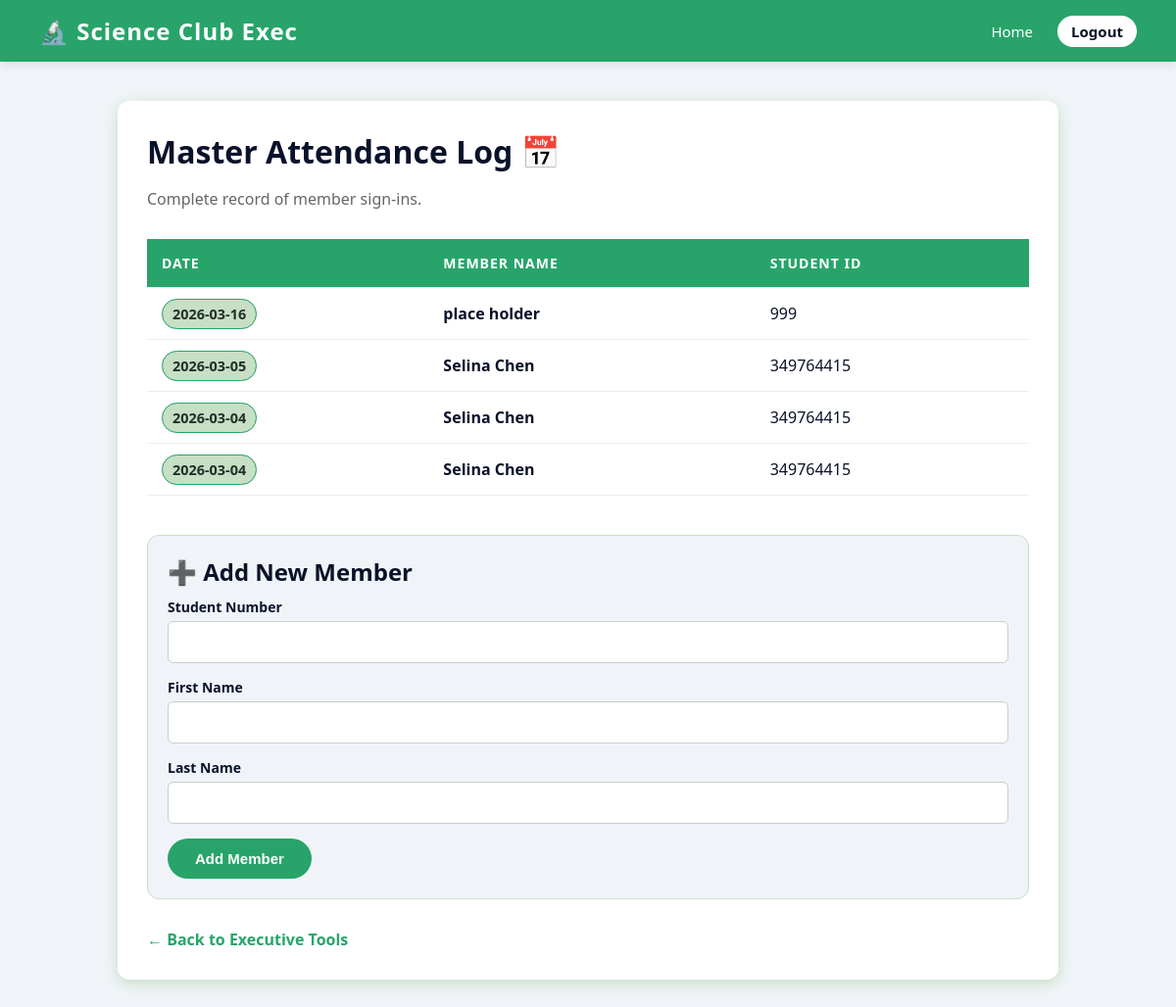
Page /attendance (signed in) on the earlier database version.
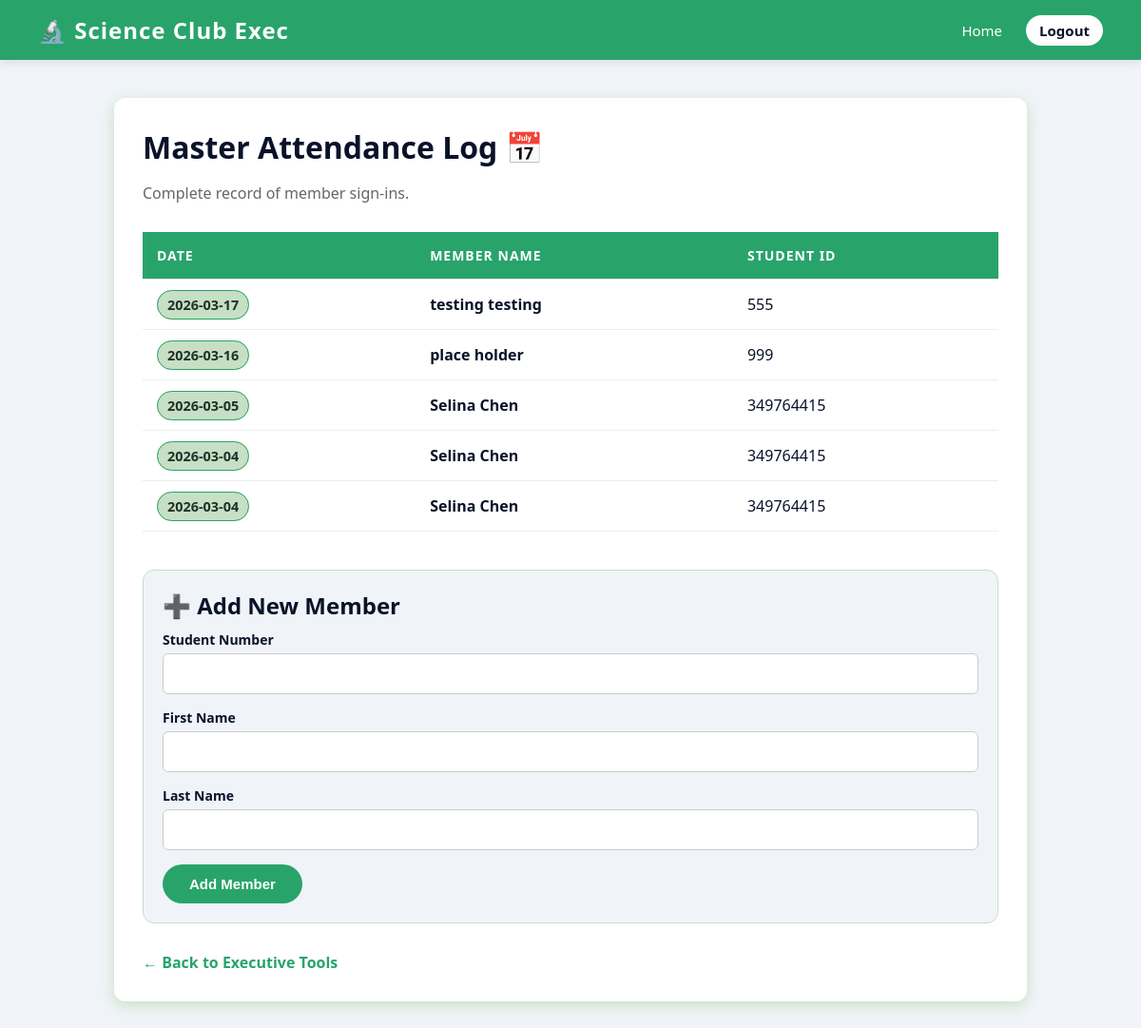
Same page on the later database version.
### tables this page shows
CREATE TABLE ATTENDANCE (
        attendanceID VARCHAR(100) PRIMARY KEY,
        "Student_number" VARCHAR(50),
        attendance_date DATETIME NOT NULL,
        FOREIGN KEY ("Student_number") REFERENCES MEMBER(Student_number)
    );

### app.py (the view)
@app.route('/attendance')
def attendance():
    if not session.get('logged_in'):
        return redirect('/')
    attendance_history = []  # stores records as a dict
    try:
        conn = get_db()
        cursor = conn.cursor()
        cursor.execute("SELECT Student_number, Firstname, Lastname FROM MEMBER")
        members_dict = {
            str(row[0]).strip(): f"{row[1]} {row[2]}"  # maps each student number to their full name
            for row in cursor.fetchall()
        }
        cursor.execute("SELECT student_number, attendance_date FROM ATTENDANCE ORDER BY attendance_date DESC")
        records = cursor.fetchall()
        for row in records:
            s_id = str(row[0])  # converts student number to string
            a_date = row[1]  # stores the attendance date
            s_name = members_dict.get(s_id, "Unknown Member") # fallback if member not found
            attendance_history.append({
                'date': a_date,
                'name': s_name,
                'id': s_id
            })
        conn.close()
    except Exception as e:
        print(f"Error loading attendance log: {e}")
        flash("Could not load attendance data.", "danger")
    return render_template('attendance.html', records=attendance_history)

### app.py (called while the page is built)
def get_db():
    conn = sqlite3.connect(DATABASE)  # opens a connection to the SQLite database file
    return conn  # returns the connection so it can be used by other functions

### templates/attendance.html (shortened to what this page needs)
<!DOCTYPE html>
<html lang="en">
<head>
</head>
<body>
<div class="navbar">
    <div class="navbar-brand">🔬 Science Club Exec</div>
    <div class="nav-links">
        <a href="{{ url_for('dashboard') }}">Home</a>
        <a href="{{ url_for('logout') }}" class="logout-btn">Logout</a>
    </div>
</div>
<div class="container">
    <h1>Master Attendance Log 📅</h1>
    <p>Complete record of member sign-ins.</p>
    <table>
        <thead>
            <tr>
                <th>Date</th>
                <th>Member Name</th>
                <th>Student ID</th>
            </tr>
        </thead>
        <tbody>
            {% if records %}
                {% for record in records %}
                <tr>
                    <td><span class="date-badge">{{ record.date }}</span></td>
                    <td><strong>{{ record.name }}</strong></td>
                    <td>{{ record.id }}</td>
                </tr>
                {% endfor %}
            {% else %}
                <tr>
                    <td colspan="3" class="empty-state">No attendance records found yet!</td>
                </tr>
            {% endif %}
        </tbody>
    </table>
    <div class="form-section">
        <h2>➕ Add New Member</h2>
        <form method="POST" action="{{ url_for('add_member') }}">
            <div class="form-group">
                <label for="number">Student Number</label>
                <input type="text" class="form-control" id="number" name="number" required>
            </div>
            <div class="form-group">
                <label for="first">First Name</label>
                <input type="text" class="form-control" id="first" name="first" required>
            </div>
            <div class="form-group">
                <label for="last">Last Name</label>
                <input type="text" class="form-control" id="last" name="last" required>
            </div>
            <button type="submit" class="btn-primary">Add Member</button>
        </form>
    </div>
    <a href="{{ url_for('dashboard') }}" class="back-btn">← Back to Executive Tools</a>
</div>
</body>
</html>

Differences in the rows shown:
added ATTENDANCE: date "2026-03-17", name "testing testing", id "555"
